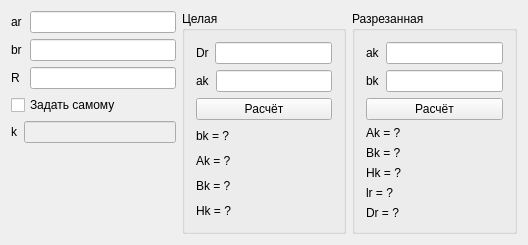
<?xml version="1.0" encoding="UTF-8"?>
<ui version="4.0">
 <class>RectRubberWidget</class>
 <widget class="QWidget" name="RectRubberWidget">
  <property name="geometry">
   <rect>
    <x>0</x>
    <y>0</y>
    <width>528</width>
    <height>228</height>
   </rect>
  </property>
  <property name="windowTitle">
   <string>RectRubberWidget</string>
  </property>
  <layout class="QGridLayout" name="gridLayout_2">
   <item row="0" column="0">
    <layout class="QGridLayout" name="gridLayout">
     <item row="0" column="0" colspan="2">
      <widget class="QLabel" name="l_ar">
       <property name="text">
        <string>ar</string>
       </property>
      </widget>
     </item>
     <item row="0" column="2">
      <widget class="QLineEdit" name="le_ar"/>
     </item>
     <item row="1" column="0" colspan="2">
      <widget class="QLabel" name="l_br">
       <property name="text">
        <string>br</string>
       </property>
      </widget>
     </item>
     <item row="1" column="2">
      <widget class="QLineEdit" name="le_br"/>
     </item>
     <item row="2" column="0" colspan="2">
      <widget class="QLabel" name="l_R">
       <property name="text">
        <string>R</string>
       </property>
      </widget>
     </item>
     <item row="2" column="2">
      <widget class="QLineEdit" name="le_R"/>
     </item>
     <item row="3" column="0" colspan="3">
      <widget class="QCheckBox" name="chb_manual">
       <property name="text">
        <string>Задать самому</string>
       </property>
      </widget>
     </item>
     <item row="4" column="0">
      <widget class="QLabel" name="l_k">
       <property name="text">
        <string>k</string>
       </property>
      </widget>
     </item>
     <item row="4" column="1" colspan="2">
      <widget class="QLineEdit" name="le_k">
       <property name="enabled">
        <bool>false</bool>
       </property>
      </widget>
     </item>
    </layout>
   </item>
   <item row="0" column="1" rowspan="2">
    <widget class="QGroupBox" name="gb_Whole">
     <property name="title">
      <string>Целая</string>
     </property>
     <layout class="QGridLayout" name="gridLayout_4">
      <item row="0" column="0">
       <layout class="QHBoxLayout" name="horizontalLayout">
        <item>
         <widget class="QLabel" name="l_Dro">
          <property name="text">
           <string>Dr</string>
          </property>
         </widget>
        </item>
        <item>
         <widget class="QLineEdit" name="le_Dro"/>
        </item>
       </layout>
      </item>
      <item row="1" column="0">
       <layout class="QHBoxLayout" name="horizontalLayout_2">
        <item>
         <widget class="QLabel" name="l_ako">
          <property name="text">
           <string>ak</string>
          </property>
         </widget>
        </item>
        <item>
         <widget class="QLineEdit" name="le_ako"/>
        </item>
       </layout>
      </item>
      <item row="2" column="0">
       <widget class="QPushButton" name="b_Calco">
        <property name="text">
         <string>Расчёт</string>
        </property>
       </widget>
      </item>
      <item row="3" column="0">
       <widget class="QLabel" name="l_bko">
        <property name="text">
         <string>bk = ?</string>
        </property>
       </widget>
      </item>
      <item row="4" column="0">
       <widget class="QLabel" name="l_Ako">
        <property name="text">
         <string>Ak = ?</string>
        </property>
       </widget>
      </item>
      <item row="5" column="0">
       <widget class="QLabel" name="l_Bko">
        <property name="text">
         <string>Bk = ?</string>
        </property>
       </widget>
      </item>
      <item row="6" column="0">
       <widget class="QLabel" name="l_Hko">
        <property name="text">
         <string>Hk = ?</string>
        </property>
       </widget>
      </item>
     </layout>
    </widget>
   </item>
   <item row="0" column="2" rowspan="2">
    <widget class="QGroupBox" name="gb_Cut">
     <property name="title">
      <string>Разрезанная</string>
     </property>
     <layout class="QGridLayout" name="gridLayout_3">
      <item row="0" column="0">
       <layout class="QVBoxLayout" name="verticalLayout_3">
        <item>
         <layout class="QHBoxLayout" name="horizontalLayout_3">
          <item>
           <widget class="QLabel" name="l_ak">
            <property name="text">
             <string>ak</string>
            </property>
           </widget>
          </item>
          <item>
           <widget class="QLineEdit" name="le_ak"/>
          </item>
         </layout>
        </item>
        <item>
         <layout class="QHBoxLayout" name="horizontalLayout_4">
          <item>
           <widget class="QLabel" name="l_bk">
            <property name="text">
             <string>bk</string>
            </property>
           </widget>
          </item>
          <item>
           <widget class="QLineEdit" name="le_bk"/>
          </item>
         </layout>
        </item>
        <item>
         <widget class="QPushButton" name="b_Calc">
          <property name="text">
           <string>Расчёт</string>
          </property>
         </widget>
        </item>
        <item>
         <widget class="QLabel" name="l_Ak">
          <property name="text">
           <string>Ak = ?</string>
          </property>
         </widget>
        </item>
        <item>
         <widget class="QLabel" name="l_Bk">
          <property name="text">
           <string>Bk = ?</string>
          </property>
         </widget>
        </item>
        <item>
         <widget class="QLabel" name="l_Hk">
          <property name="text">
           <string>Hk = ?</string>
          </property>
         </widget>
        </item>
        <item>
         <widget class="QLabel" name="l_lr">
          <property name="text">
           <string>lr = ?</string>
          </property>
         </widget>
        </item>
        <item>
         <widget class="QLabel" name="l_Dr">
          <property name="text">
           <string>Dr = ?</string>
          </property>
         </widget>
        </item>
       </layout>
      </item>
     </layout>
    </widget>
   </item>
   <item row="1" column="0">
    <spacer name="verticalSpacer">
     <property name="orientation">
      <enum>Qt::Vertical</enum>
     </property>
     <property name="sizeHint" stdset="0">
      <size>
       <width>20</width>
       <height>81</height>
      </size>
     </property>
    </spacer>
   </item>
  </layout>
 </widget>
 <layoutdefault spacing="6" margin="11"/>
 <resources/>
 <connections>
  <connection>
   <sender>chb_manual</sender>
   <signal>clicked(bool)</signal>
   <receiver>le_k</receiver>
   <slot>setEnabled(bool)</slot>
   <hints>
    <hint type="sourcelabel">
     <x>45</x>
     <y>120</y>
    </hint>
    <hint type="destinationlabel">
     <x>51</x>
     <y>149</y>
    </hint>
   </hints>
  </connection>
  <connection>
   <sender>le_ar</sender>
   <signal>textChanged(QString)</signal>
   <receiver>le_br</receiver>
   <slot>setText(QString)</slot>
   <hints>
    <hint type="sourcelabel">
     <x>107</x>
     <y>25</y>
    </hint>
    <hint type="destinationlabel">
     <x>115</x>
     <y>57</y>
    </hint>
   </hints>
  </connection>
 </connections>
</ui>
